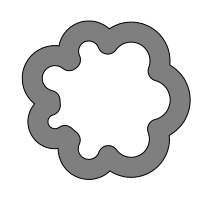

Python code for this plot:
import math
import random

import shapely

from svg_helpers import make_svg

random.seed(0)

n = 7
r = 50
r2 = math.pi * r / n
svg = make_svg(width=200, height=200, viewBox="-100 -100 200 200")
circles = [shapely.Point(0, 0).buffer(r)]
for i in range(n):
    angle = 2 * math.pi * (i / n)
    x = r * math.cos(angle)
    y = r * math.sin(angle)
    circles.append(shapely.Point(x, y).buffer(r2 * (0.5 + random.random())))

union = shapely.unary_union(circles)
shape = union.exterior.buffer(10)
svg.add_shape(shape, fill_opacity=0.5, stroke="black", precision=1)
svg.save("cloud.svg")
